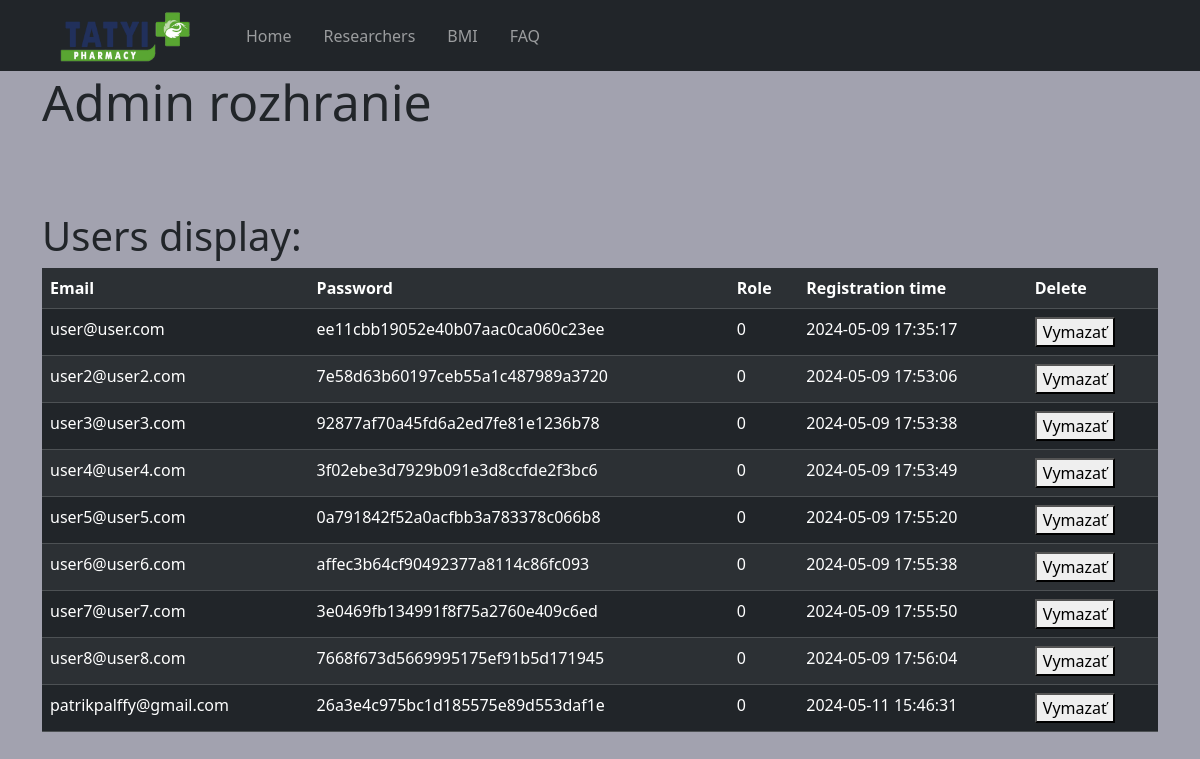
Screenshot of /templates/admin.php (signed in) with the database file from the repository.
### tables this page shows
CREATE TABLE `user` (
  `id` int(2) NOT NULL,
  `email` varchar(255) NOT NULL,
  `password` varchar(255) NOT NULL,
  `role` int(11) NOT NULL,
  `registration_time` timestamp NOT NULL DEFAULT current_timestamp()
);

### _inc/classes/Database.php (called while the page is built)
<?php
    class Database{
        private $host = 'localhost';
        private $db_name = 'dt_sj_projekt';
        private $user_name = 'root';
        private $password = '';
        protected function db_connection(){
            try{
                $connection = new PDO("mysql:host=" . $this->host . ";dbname=" . $this->db_name . ";charset=utf8",
                                      $this->user_name,
                                      $this->password);
                $connection->setAttribute(PDO::ATTR_ERRMODE, PDO::ERRMODE_WARNING);
                $connection->setAttribute(PDO::ATTR_DEFAULT_FETCH_MODE,PDO::FETCH_OBJ);
                return $connection;
            }catch(PDOException $e){
                die("Chyba pripojenia k databáze: " . $e->getMessage());
            }
        }
    }
?>

### _inc/classes/User.php (called while the page is built, shortened)
<?php
 class User extends Database{
    private $db;
    public function __construct()
    {
        $this->db = $this->db_connection();
    }
    public function select(){
        try{
            $sql = "SELECT * FROM user";
            $query =  $this->db->query($sql);
            $contacts = $query->fetchAll();
            return $contacts;
        }catch(PDOException $e){
            echo $e->getMessage();
        }
    }
 }
?>

### templates/partials/admin-users.php (the view, shortened to what this page needs)
<h2>Users display:</h2>
<?php
include_once('partials/head.php');
include_once('partials/header.php');
    $contact_object = new User();
    $contacts = $contact_object->select();
    echo '<table class="table table-dark table-striped">';
    echo '<tr>
                <th>Email</th>
                <th>Password</th>
                <th>Role</th>
                <th>Registration time</th>
                <th>Delete</th>
            </tr>';
    foreach($contacts as $c){
        if($c->role != 1)
        {
        echo '<tr>';
        echo '<td>'.$c->email;'</td>';
        echo '<td>'.$c->password;'</td>';
        echo '<td>'.$c->role;'</td>';
        echo '<td>'.$c->registration_time;'</td>';
        echo '<td>
                <form action="" method="POST">
                    <button type="submit" name="delete_contact" value="'.$c->id.'"'.'>Vymazať</button>
                </form>
                </td>';
        echo '</tr>';
    }
    }
    echo '</table>';
?>

### css/style.css (style rules this page uses)
html,body { font-family:'Segoe UI', Tahoma, Verdana, sans-serif; background-color: rgb(162, 162, 175); }
h2 { font-size: 40px; font-style: bold; }

### rows the page displays
user: email "user@user.com", password "ee11cbb19052e40b07aac0ca060c23ee", role "0", registration_time "2024-05-09 17:35:17", $c->id 3 (drawn)
user: email "user2@user2.com", password "7e58d63b60197ceb55a1c487989a3720", role "0", registration_time "2024-05-09 17:53:06", $c->id 6 (drawn)
user: email "user3@user3.com", password "92877af70a45fd6a2ed7fe81e1236b78", role "0", registration_time "2024-05-09 17:53:38", $c->id 7 (drawn)
user: email "user4@user4.com", password "3f02ebe3d7929b091e3d8ccfde2f3bc6", role "0", registration_time "2024-05-09 17:53:49", $c->id 8 (drawn)
user: email "user5@user5.com", password "0a791842f52a0acfbb3a783378c066b8", role "0", registration_time "2024-05-09 17:55:20", $c->id 9 (drawn)
user: email "user6@user6.com", password "affec3b64cf90492377a8114c86fc093", role "0", registration_time "2024-05-09 17:55:38", $c->id 10 (drawn)
user: email "user7@user7.com", password "3e0469fb134991f8f75a2760e409c6ed", role "0", registration_time "2024-05-09 17:55:50", $c->id 11 (drawn)
user: email "user8@user8.com", password "7668f673d5669995175ef91b5d171945", role "0", registration_time "2024-05-09 17:56:04", $c->id 12 (drawn)
user: email "patrikpalffy@gmail.com", password "26a3e4c975bc1d185575e89d553daf1e", role "0", registration_time "2024-05-11 15:46:31", $c->id 14 (drawn)

### other values shown
$page_name "Home"
$page_name "Researchers"
$page_name "BMI"
$page_name "FAQ"
